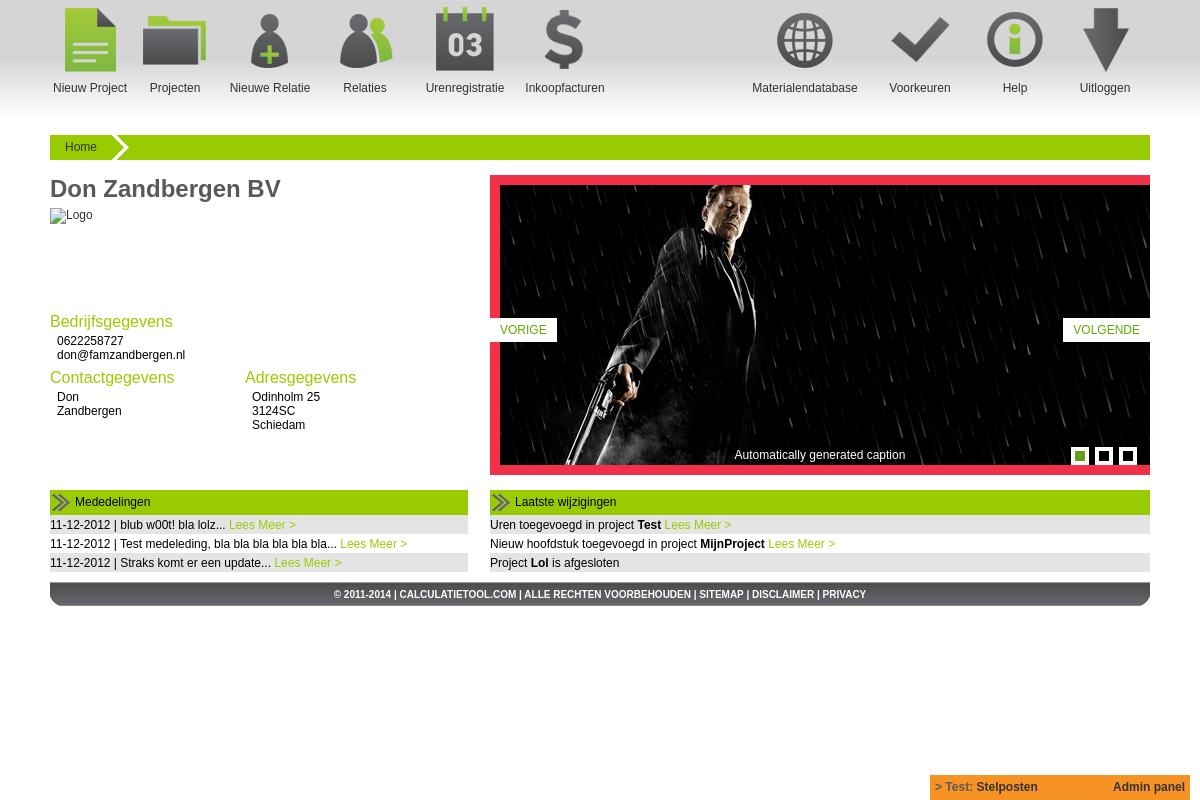
The app's page /calctool/main/index.php (signed in) with its own data.
### tables this page shows
CREATE TABLE `tbl_backlog` (
  `Backlog_id` int(10) NOT NULL AUTO_INCREMENT,
  `Create_date` datetime NOT NULL,
  `Timestamp_date` timestamp NOT NULL DEFAULT CURRENT_TIMESTAMP ON UPDATE CURRENT_TIMESTAMP,
  `User_id` int(11) NOT NULL,
  `Status` enum('Todo','Now','Test','Done') NOT NULL DEFAULT 'Todo',
  `Subject` varchar(20) DEFAULT NULL,
  `Description` text,
  PRIMARY KEY (`Backlog_id`),
  KEY `FK_tbl_backlog_tbl_user` (`User_id`),
  CONSTRAINT `FK_tbl_backlog_tbl_user` FOREIGN KEY (`User_id`) REFERENCES `tbl_user` (`User_id`) ON UPDATE CASCADE
);

CREATE TABLE `tbl_relation` (
  `Relation_id` int(11) NOT NULL AUTO_INCREMENT,
  `Create_date` datetime NOT NULL,
  `Timestamp_date` timestamp NOT NULL DEFAULT CURRENT_TIMESTAMP ON UPDATE CURRENT_TIMESTAMP,
  `User_id` int(11) NOT NULL DEFAULT '0',
  `Relation_type_id` int(11) NOT NULL,
  `Relation_business_type_id` int(11) NOT NULL,
  `Resource_id` int(11) DEFAULT NULL,
  `Company_name` varchar(80) NOT NULL,
  `Contact_name` char(50) NOT NULL,
  `Contact_first_name` char(50) NOT NULL,
  `Address` char(100) NOT NULL,
  `Address_number` char(10) NOT NULL,
  `Zipcode` char(10) NOT NULL,
  `City` char(80) NOT NULL,
  `State_id` int(11) NOT NULL,
  `KVK` int(11) DEFAULT NULL,
  `BTW_number` char(50) DEFAULT NULL,
  `IBAN` char(34) DEFAULT NULL,
  `debit_number` char(50) DEFAULT NULL,
  `Phone_1` char(15) DEFAULT NULL,
  `Phone_2` char(15) DEFAULT NULL,
  `Email_1` char(150) DEFAULT NULL,
  `Comment` text,
  PRIMARY KEY (`Relation_id`),
  KEY `FK_tbl_relation_tbl_relation_type` (`Relation_type_id`),
  KEY `FK_tbl_relation_tbl_user` (`User_id`),
  KEY `FK_tbl_relation_tbl_province` (`State_id`),
  KEY `FK_tbl_relation_tbl_relation_business_type` (`Relation_business_type_id`),
  KEY `FK_tbl_relation_tbl_resource` (`Resource_id`),
  CONSTRAINT `FK_tbl_relation_tbl_relation_business_type` FOREIGN KEY (`Relation_business_type_id`) REFERENCES `tbl_relation_business_type` (`Relation_business_type_id`) ON UPDATE CASCADE,
  CONSTRAINT `FK_tbl_relation_tbl_relation_type` FOREIGN KEY (`Relation_type_id`) REFERENCES `tbl_relation_type` (`Relation_type_id`) ON UPDATE CASCADE,
  CONSTRAINT `FK_tbl_relation_tbl_resource` FOREIGN KEY (`Resource_id`) REFERENCES `tbl_resource` (`Resource_id`) ON UPDATE CASCADE,
  CONSTRAINT `FK_tbl_relation_tbl_state` FOREIGN KEY (`State_id`) REFERENCES `tbl_state` (`State_id`) ON UPDATE CASCADE,
  CONSTRAINT `FK_tbl_relation_tbl_user` FOREIGN KEY (`User_id`) REFERENCES `tbl_user` (`User_id`) ON UPDATE CASCADE
);

CREATE TABLE `tbl_message` (
  `Message_id` int(11) NOT NULL AUTO_INCREMENT,
  `Create_date` datetime NOT NULL,
  `Timestamp_date` timestamp NOT NULL DEFAULT CURRENT_TIMESTAMP ON UPDATE CURRENT_TIMESTAMP,
  `Message` text NOT NULL,
  PRIMARY KEY (`Message_id`)
);

CREATE TABLE `tbl_option` (
  `Options_id` int(11) NOT NULL AUTO_INCREMENT,
  `Create_date` datetime NOT NULL,
  `Timestamp_date` timestamp NOT NULL DEFAULT CURRENT_TIMESTAMP ON UPDATE CURRENT_TIMESTAMP,
  `Group_id` int(11) NOT NULL DEFAULT '0',
  `Option_name` varchar(50) DEFAULT NULL,
  `Option_value` text,
  PRIMARY KEY (`Options_id`),
  KEY `FK_tbl_option_tbl_option_group` (`Group_id`),
  CONSTRAINT `FK_tbl_option_tbl_option_group` FOREIGN KEY (`Group_id`) REFERENCES `tbl_option_group` (`Options_group_id`) ON UPDATE CASCADE
);

### calctool/inc/restrict_login.php (called while the page is built, shortened)
<?php
$__url_session = date("H").substr(md5(uniqid()), -25);
?>

### calctool/main/index.php (the view, shortened to what this page needs)
<?php
include_once("../inc/restrict_login.php");
include("../inc/switchboard.php");
$user_id = mysql_real_escape_string($_SESSION['SES_User_id']);
$rs_opt_footer_result = mysql_query("SELECT Option_value FROM tbl_option WHERE Option_name='website_footer' LIMIT 1") or die("Error: " . mysql_error());
$rs_opt_footer_row = mysql_fetch_assoc($rs_opt_footer_result);
$rs_backlog_all_result = mysql_query("SELECT *, UNIX_TIMESTAMP(Timestamp_date) AS t_date FROM tbl_backlog WHERE Status != 'Todo' ORDER BY Status ASC, Create_date DESC LIMIT 1") or die("Error: " . mysql_error());
$rs_backlog_all_row = mysql_fetch_assoc($rs_backlog_all_result);
?>
<!DOCTYPE html PUBLIC "-//W3C//DTD XHTML 1.0 Transitional//EN" "http://www.w3.org/TR/xhtml1/DTD/xhtml1-transitional.dtd">
<html xmlns="http://www.w3.org/1999/xhtml">
<head>
        <link href="../css/main_new.css" rel="stylesheet" type="text/css" media="screen" />
        <link href="../css/slider.css" rel="stylesheet" type="text/css" media="screen" />
        <link href="../css/tooltip.css" rel="stylesheet" type="text/css" media="screen" />
        <link rel="stylesheet" href="//ajax.googleapis.com/ajax/libs/jqueryui/1.10.1/themes/base/jquery-ui.css" />
</head>
<body>
<div style="z-index:10000; width:250px; height:15px; background-color:#F79225; position:fixed; right:10px; bottom:0px; color:#595959; font-weight:bold; padding:5px;">
	<span>&gt;&nbsp;<?php echo $rs_backlog_all_row['Status'].': <a href="?p_id=1101">'.$rs_backlog_all_row['Subject'].'</a>'; ?></span>
	<span style="float:right"><a href="?p_id=1100">Admin panel</a></span>
</div>
<div id="wrapper">
	<div id="header">
		<div id="header-block-proj">
			<a href="?p_id=105"><img src="../images/head_proj.png" alt="Nieuw Project" width="70" height="70" title="Nieuw Project" /></a>
			<div id="header-block-text"><a href="?p_id=105&_utm=<?php echo $__url_session; ?>">Nieuw Project</a></div>
		</div>
		<div id="header-block-fact">
			<a href="?p_id=103"><img src="../images/head_fact.png" alt="Projecten" width="70" height="70" title="Projecten" /></a>
			<div id="header-block-text"><a href="?p_id=103&_utm=<?php echo $__url_session; ?>">Projecten</a></div>
		</div>
		<div id="header-block-rel-new">
			<a href="?p_id=106"><img src="../images/head_rel_new.png" alt="Nieuwe Relatie" width="70" height="70" title="Nieuwe Relatie" /></a>
			<div id="header-block-text"><a href="?p_id=106&_utm=<?php echo $__url_session; ?>">Nieuwe Relatie</a></div>
		</div>
		<div id="header-block-rel">
			<a href="?p_id=101"><img src="../images/head_rel.png" alt="Relaties" width="70" height="70" title="Relaties" /></a>
			<div id="header-block-text"><a href="?p_id=101&_utm=<?php echo $__url_session; ?>">Relaties</a></div>
		</div>
		<div id="header-block-hour">
			<a href="?p_id=103"><img src="../images/head_hour.png" alt="Urenregistratie" width="70" height="70" title="Urenregistratie" /></a>
			<div id="header-block-text"><a href="?p_id=103&_utm=<?php echo $__url_session; ?>">Urenregistratie</a></div>
		</div>
		<div id="header-block-finc">
			<a href="?p_id=103"><img src="../images/head_finc.png" alt="Financieel" width="70" height="70" title="Financieel" /></a>
			<div id="header-block-text"><a href="?p_id=103&_utm=<?php echo $__url_session; ?>">Inkoopfacturen</a></div>
		</div>
		<div id="header-logo"></div>
		<div id="header-block-out">
			<a href="/signout/"><img src="../images/head_out.png" alt="Uitloggen" width="70" height="70" title="Uitloggen" /></a>
			<div id="header-block-text"><a href="/signout/">Uitloggen</a></div>
		</div>
		<div id="header-block-help">
			<a href="javascript:void(0);"><img src="../images/head_help.png" alt="Help" width="70" height="70" title="Help" /></a>
			<div id="header-block-text"><a href="javascript:void(0);">Help</a></div>
		</div>
		<div id="header-block-sett">
			<a href="javascript:void(0);"><img src="../images/head_sett.png" alt="Voorkeuren" width="70" height="70" title="Voorkeuren" /></a>
			<div id="header-block-text"><a href="javascript:void(0);">Voorkeuren</a></div>
		</div>
		<div id="header-block-dbase">
			<a href="?p_id=107"><img src="../images/head_dbase.png" alt="Materialendatabase" width="70" height="70" title="Materialendatabase" /></a>
			<div id="header-block-text"><a href="?p_id=107&_utm=<?php echo $__url_session; ?>">Materialendatabase</a></div>
		</div>
	</div>
	<div id="breadcrumbs">
	</div>
	<div id="progress-header">
	<?php
	echo '<a href="?p_id=100&r_id='.mysql_real_escape_string($_GET['r_id']).'&_utm='.$__url_session.'" class="process-text">Home</a>';
	echo '<div class="process-light-light"></div>';
	?>
	</div>
	<div id="page">
		<?php
		include($inc_page);
		?>
	</div>
	<div id="content-footer">
		<div id="footer"><?php echo $rs_opt_footer_row['Option_value']; ?></div>
	</div>
</div>
</body>
</html>

### calctool/main/home.inc.php (shortened to what this page needs)
<?php
$rs_user_relation_qry = sprintf("SELECT * FROM tbl_relation WHERE User_id='%s' AND Relation_type_id=1 LIMIT 1", $user_id);
$rs_user_relation_result = mysql_query($rs_user_relation_qry) or die("Error: " . mysql_error());
$rs_user_relation_row = mysql_fetch_assoc($rs_user_relation_result);
$rs_message_result = mysql_query("SELECT Message, DATE_FORMAT(Create_date, '%e-%c-%Y') AS fCreate_date FROM tbl_message ORDER BY Create_date DESC LIMIT 3") or die("Error: " . mysql_error());
?>
<div id="page-bgtop">
	<div id="content-left">
		<div id="intern" style="height:300px;">
			<div id="title">
				<span><?php echo $rs_user_relation_row['Company_name']; ?></span>
			</div>
			<div id="logo"><a href="?p_id=102&r_id=<?php echo $rs_user_relation_row['Relation_id']; ?>&_utm=<?php echo $__url_session; ?>"><img src="http://static-4.cdnhub.nl/nl/images/logos/van-dale-logo-big.gif" alt="Logo" width="200" height="100" /></a></div>
			<div class="details-head">Bedrijfsgegevens</div>
			<div class="details"><?php echo $rs_user_relation_row['Phone_1']; ?></div>
			<div class="details"><?php echo $rs_user_relation_row['Email_1']; ?></div>
			<div class="group">
				<div class="details-head">Contactgegevens</div>
				<div class="details"><?php echo $rs_user_relation_row['Contact_first_name']; ?></div>
				<div class="details"><?php echo $rs_user_relation_row['Contact_name']; ?></div>
			</div>
			<div class="group">
				<div class="details-head">Adresgegevens</div>
				<div class="details"><?php echo $rs_user_relation_row['Address'].' '.$rs_user_relation_row['Address_number']; ?></div>
				<div class="details"><?php echo $rs_user_relation_row['Zipcode']; ?></div>
				<div class="details"><?php echo $rs_user_relation_row['City']; ?></div>
			</div>
		</div>
		<div class="entry">
			<div class="entry-header">Mededelingen</div>
			<ul class="entry-list">
				<?php $i=0; while($rs_message_row = mysql_fetch_assoc($rs_message_result)){ $i++; ?>
				<li class="entry-list-message" <?php if($i%2){ echo 'style="background-color:#E4E4E4"'; } ?>><?php echo $rs_message_row['fCreate_date']; ?> | <?php echo $rs_message_row['Message']; ?>... <a href="#">Lees Meer &gt;</a></li>
				<?php } ?>
			</ul>
		</div>
	</div>
	<div id="content-right">
		<div id="banner">
			<ul class="bjqs">
				<li><img src="../images/banner01.jpg" title="Automatically generated caption"></li>
			</ul>
		</div>
		<div class="entry">
			<div class="entry-header">Laatste wijzigingen</div>
			<ul class="entry-list">
				<li class="entry-list-message" style="background-color:#E4E4E4">Uren toegevoegd in project <b>Test</b> <a href="#">Lees Meer &gt;</a></li>
				<li class="entry-list-message">Nieuw hoofdstuk toegevoegd in project <b>MijnProject</b> <a href="#">Lees Meer &gt;</a></li>
				<li class="entry-list-message" style="background-color:#E4E4E4">Project <b>Lol</b> is afgesloten</a></li>
			</ul>
		</div>
	</div>
	<div style="clear: both; font-size:9px">&nbsp;</div>
</div>

### calctool/css/main_new.css (style rules this page uses)
body { margin: 0; padding: 0; background: url(../images/bg-1.jpg) repeat-x; font-family: Arial, Helvetica, sans-serif; font-size: 12px; color: #000000; }
a { color: #333333; text-decoration: none; }
a img { border: none; }
#wrapper { margin: 0 auto; width: 1140px; }
#header { width: 1100px; height: 110px; margin-top: 5px; margin-right: auto; margin-bottom: 0; margin-left: auto; }
#progress-header { width: 1100px; height: 25px; margin: 0 auto; background-color: #99cc00; }
#breadcrumbs { width: 1100px; height: 20px; margin: 0 auto; color: #CCC; }
#page { width: 1100px; margin: 0 auto; }
#page-bgtop { padding-top: 15px; background: #FFF; }
#content-left { float: left; width: 38%; padding-top: 0px; }
#content-right { float: right; width: 60%; padding-top: 0px; }
.entry { margin: 0; padding-top: 10px; }
.entry a { text-decoration: none; color: #99cc00; }
.entry-header { color: #000000; height: 20px; margin-top: 5px; margin-right: 0; margin-left: 0px; padding-top: 5px; padding-left: 25px; background-color: #99cc00; background-image: url(../images/arrow.png); background-repeat: no-repeat; }
ul.entry-list { position: relative; list-style: none; overflow: hidden; padding: 0; margin: 0; }
li.entry-list-message { padding-top: 3px; padding-bottom: 2px; }
#footer { width: 1050px; font-size: 14px; margin-top: 0; margin-right: auto; margin-bottom: 0; margin-left: auto; font-weight: bold; padding-top: 7px; }
#footer p { margin: 0; text-align: center; line-height: normal; text-transform: uppercase; font-size: 10px; color: #FFF; }
#footer a { color: #fff; }
#content-footer { margin: 0 auto; width: 1100px; padding: 0px; height: 25px; background: url(../images/test_bar.png) no-repeat; }
#header-logo { float: left; height: 90px; width: 130px; position: relative; text-align: center; }
#header-block-proj { float: left; height: 90px; width: 80px; position: relative; text-align: center; }
#header-block-rel-new { float: left; height: 90px; width: 100px; position: relative; text-align: center; }
#header-block-fact { float: left; height: 90px; width: 90px; position: relative; text-align: center; }
#header-block-dbase { float: right; height: 90px; width: 130px; position: relative; text-align: center; }
#header-block-hour { float: left; height: 90px; width: 110px; position: relative; text-align: center; }
#header-block-rel { float: left; height: 90px; width: 90px; position: relative; text-align: center; }
#header-block-out { float: right; height: 90px; width: 90px; position: relative; text-align: center; }
#header-block-sett { float: right; height: 90px; width: 100px; position: relative; text-align: center; }
#header-block-help { float: right; height: 90px; width: 90px; position: relative; text-align: center; }
#header-block-finc { float: left; height: 90px; width: 90px; position: relative; text-align: center; }
#header-block-text { position: absolute; bottom: 0; width: 100%; left: 0; }
#logo { text-align: left; height: 100px; margin-bottom: 5px; }
#title { font-size: 24px; color: #595959; font-weight: bold; margin-bottom: 5px; }
.details { margin-top: 0; margin-right: 0; margin-bottom: 0; margin-left: 7px; }
.details-head { font-size: 16px; color: #99cc00; padding-bottom: 3px; }
.group { width: 180px; float: left; margin-right: 15px; margin-top: 7px; }
.process-text { float: left; height: 15px; padding: 5px 15px; }
.process-light-light { float: left; width: 25px; height: 25px; background-image: url(../images/brc_light_light.png); }

### calctool/css/slider.css (style rules this page uses)
ul.bjqs { position:relative; list-style:none; padding:0; margin:0; overflow:hidden; display:none; }
li.bjqs-slide { display:none;position:absolute; }
#banner { height: 300px; position: relative; }

### records on screen
tbl_backlog: Status "Test", Subject "Stelposten"
tbl_relation: Company_name "Don Zandbergen BV", Phone_1 "0622258727", Email_1 "don@famzandbergen.nl", Contact_first_name "Don", Contact_name "Zandbergen", Address "Odinholm", Address_number "25", Zipcode "3124SC", City "Schiedam"
tbl_message: fCreate_date "11-12-2012", Message "blub w00t! bla lolz"
tbl_message: fCreate_date "11-12-2012", Message "Test medeleding, bla bla bla bla bla bla"
tbl_message: fCreate_date "11-12-2012", Message "Straks komt er een update"
tbl_option: Option_value "© 2011-2014 | CALCULATIETOOL.COM | ALLE RECHTEN VOORBEHOUDEN | SITEMAP | DISCLAIMER | PRIVACY"
